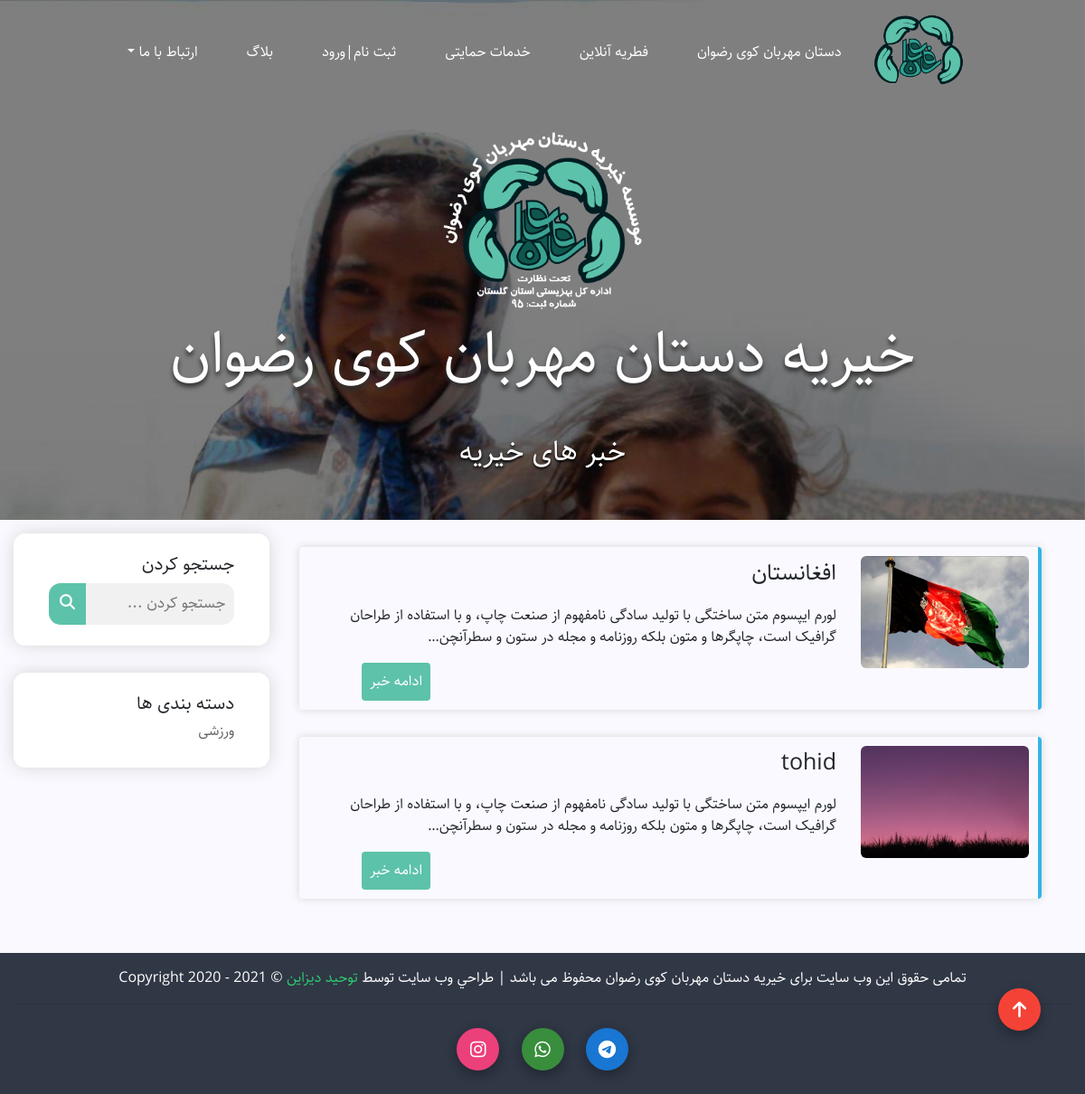
/news-category/category/sports/, run on the app's committed database.
### charity/models.py (models this page shows, shortened)
class Post(models.Model):
    STATUS_CHOICES = (
        ('draft', 'غیر فعال'),
        ('published', 'فعال'),
    )
    title = models.CharField(max_length=100, verbose_name='تیتر')
    user = models.ForeignKey('auth.User', on_delete=models.SET_NULL, null=True, blank=True, verbose_name='نویسنده')
    body = RichTextField(verbose_name='متن')
    image = models.ImageField(upload_to="image/", verbose_name='انتخاب عکس')
    time = models.DateTimeField(verbose_name='زمان')
    daste = models.ManyToManyField(Tag, verbose_name="دسته بندی", related_name='articles')
    status = models.CharField(max_length=10, choices=STATUS_CHOICES, default='published', verbose_name='وضعیت')
    class Meta:
        verbose_name = 'مقالات'
        verbose_name_plural = 'مقالات'
    def get_absolute_url(self):
        return reverse("detail-news", args=[str(self.id)])
    def image_tag(self):
        return format_html("<img width=50 style='border-radius:5px;' src='{}'>".format(self.image.url))
    image_tag.short_description = 'عکس'

class Tag(models.Model):
    name = models.CharField(max_length=100, null=True, verbose_name='دسته بندی')
    slug = models.SlugField(max_length=100, unique=True, verbose_name='آدرس دسته بندی')
    status = models.BooleanField(default=True, verbose_name='آیا نمایش داده شود؟')
    positions = models.IntegerField(default=True, verbose_name='پوزیشن')
    class Meta:
        verbose_name = 'دسته بندی'
        verbose_name_plural = 'دسته بندی'

### charity/views.py (the view)
# urls.py: path('news-category/', views.NewsListView.as_view(), name='news'),
def category(request, slug):
    category_post = Post.objects.filter(daste__slug = slug).order_by('-time')
    category_categorys = Tag.objects.filter(status = True, slug = slug)
    return render(request, 'main/category_list.html', {'slug': slug, 'category_post': category_post, 'category_categorys': category_categorys})

### templates/main/category_list.html (shortened to what this page needs)
{% extends 'base.html' %}
{% load static %}
{% block content %}
    <main>
        <div class="box-body">
            <div class="txt-name">
                <img src="{% static 'img/img-logo.png' %}" alt="">
                <p>خیریه دستان مهربان کوی رضوان</p>
            </div>
            <br>
            <div class="txt-ash">
                <h2>خبر های خیریه</h2>
            </div>
            <br>
            <br>
        </div>
    </div>
    <div class='main-news'>
        <div class='to-main-news1'>
                        {% if category_post %}
                        {% for news in category_post %}
                            <div class='news-post'>
                                <div class='to-news-post1'>
                                    <img src='{{news.image.url}}'>
                                </div>
                                <div class='to-news-post2'>
                                    <p style='font-size: 25px;'>{{news.title}}</p>
                                    <p>{{news.body|safe|truncatechars:150}}</p>
                                    <a href='{{news.get_absolute_url}}' class='botton-news'>ادامه خبر</a>
                                </div>
                            </div>
                        {% endfor %}
                        {% else %}
                        <p>این دسته بندی خالی میباشد</p>
                        {% endif %}
        </div>
        <div class='to-main-news2'>
            <div class='search-box'>
                <h5>جستجو کردن</h5>
                <form class="example" action="/action_page.php" style="max-width:300px">
                <input type="text" placeholder="جستجو کردن ..." name="search2">
                <button type="submit"><i class="fa fa-search"></i></button>
                </form>
            </div>
            <div class='search-box'>
                <h5> دسته بندی ها</h5>
                {% for cate in category_categorys %}
                <h6>{{cate.name}}</h6>
                {% endfor %}
            </div>
        </div>
    </div>
{% endblock content %}

### static/css/style2.css (style rules this page uses)
* { padding: 0; margin: 0; font-family: Sahel, serif; }
.main-news { width: 100%; height: auto; background-color: #F9F9FF; position: relative; padding: 15px; display: inline-flex; direction: rtl; text-align: right; }
.to-main-news1 { width: 75%; padding: 15px; height: auto; margin: 0 18px; }
.to-main-news1 img { width: 186px; border-radius: 6px; }
.to-news-post2 { padding: 0 27px; }
.botton-news { float: left; margin-left: 2rem; padding: 9px; color: white; background-color: #5dc2aa; border-radius: .25rem; }
.to-main-news2 { width: 25%; height: auto; }
.news-post { display: flex; padding: 10px; box-shadow: 0 0 10px #d7d7d7; border-radius: .25rem; border-right: 4px solid #33b5e5; margin-bottom: 30px; }
.search-box { background-color: white; box-shadow: 0 0 19px #d7d7d7; border-radius: 13px; height: auto; padding: 23px 39px; margin-bottom: 30px; }
.search-box h6 { color: #626262; }
form.example input[type=text] { padding: 10px; font-size: 17px; border: none; float: right; width: 80%; border-radius: 0 13px 13px 0; background: #f1f1f1; }
form.example button { float: right; width: 20%; padding: 10px; background: #5dc2aa; color: white; font-size: 17px; border:none; border-radius: 13px 0 0 13px; cursor: pointer; }
form.example::after { content: ""; clear: both; display: table; }
.box-body div.txt-name { text-align: center; font-size: 66px; margin: auto; margin-top: 36px; color: white; text-shadow: 0 4px 5px #2e2e2e; }
.box-body div.txt-ash { text-align: center; color: white; font-size: 19px; text-shadow: 0 2px 3px black; }
.txt-name img { width: 220px; }

### data on the page
Post: image (picture), title "افغانستان", body "لورم ایپسوم متن ساختگی با تولید سادگی نامفهوم از صنعت چاپ، و با استفاده از طراحان گرافیک است، چاپگرها و متون بلکه روزنامه و مجله در ستون و سطرآنچن…"
Post: image (picture), title "tohid", body "لورم ایپسوم متن ساختگی با تولید سادگی نامفهوم از صنعت چاپ، و با استفاده از طراحان گرافیک است، چاپگرها و متون بلکه روزنامه و مجله در ستون و سطرآنچن…"
Tag: name "ورزشی"
